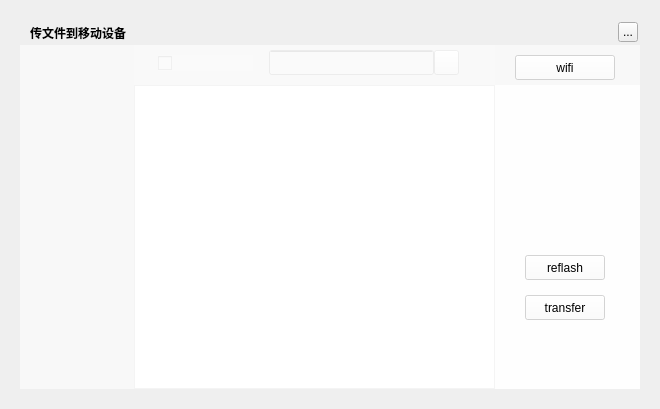
<?xml version="1.0" encoding="UTF-8"?>
<ui version="4.0">
 <class>MusicConnectTransferWidget</class>
 <widget class="QWidget" name="MusicConnectTransferWidget">
  <property name="geometry">
   <rect>
    <x>0</x>
    <y>0</y>
    <width>660</width>
    <height>409</height>
   </rect>
  </property>
  <property name="windowTitle">
   <string>传文件到移动设备</string>
  </property>
  <widget class="QLabel" name="background">
   <property name="geometry">
    <rect>
     <x>20</x>
     <y>20</y>
     <width>620</width>
     <height>369</height>
    </rect>
   </property>
   <property name="text">
    <string/>
   </property>
  </widget>
  <widget class="QLabel" name="topTitleName">
   <property name="geometry">
    <rect>
     <x>30</x>
     <y>20</y>
     <width>171</width>
     <height>25</height>
    </rect>
   </property>
   <property name="styleSheet">
    <string notr="true">color:&quot;#FFFFFF&quot;;font-weight:bold</string>
   </property>
   <property name="text">
    <string>传文件到移动设备</string>
   </property>
  </widget>
  <widget class="QToolButton" name="topTitleCloseButton">
   <property name="geometry">
    <rect>
     <x>618</x>
     <y>22</y>
     <width>20</width>
     <height>20</height>
    </rect>
   </property>
   <property name="text">
    <string>...</string>
   </property>
  </widget>
  <widget class="QWidget" name="backgroundMask" native="true">
   <property name="geometry">
    <rect>
     <x>20</x>
     <y>45</y>
     <width>620</width>
     <height>344</height>
    </rect>
   </property>
   <property name="styleSheet">
    <string notr="true">QWidget{background:rgba(255,255,255,150);}
QLabel{background:transparent;}</string>
   </property>
   <widget class="QWidget" name="playListWidget" native="true">
    <property name="geometry">
     <rect>
      <x>114</x>
      <y>0</y>
      <width>361</width>
      <height>344</height>
     </rect>
    </property>
    <property name="styleSheet">
     <string notr="true">background:rgba(255,255,255,50)</string>
    </property>
    <widget class="QLineEdit" name="searchLineEdit">
     <property name="geometry">
      <rect>
       <x>135</x>
       <y>5</y>
       <width>165</width>
       <height>25</height>
      </rect>
     </property>
    </widget>
    <widget class="QCheckBox" name="allSelectedcheckBox">
     <property name="geometry">
      <rect>
       <x>24</x>
       <y>10</y>
       <width>95</width>
       <height>16</height>
      </rect>
     </property>
    </widget>
    <widget class="QPushButton" name="searchLineLabel">
     <property name="geometry">
      <rect>
       <x>300</x>
       <y>5</y>
       <width>25</width>
       <height>25</height>
      </rect>
     </property>
     <property name="styleSheet">
      <string notr="true">border-image: url(:/share/searchlineleft);</string>
     </property>
    </widget>
    <widget class="MusicConnectTransferTableWidget" name="playListTableWidget">
     <property name="geometry">
      <rect>
       <x>0</x>
       <y>40</y>
       <width>361</width>
       <height>304</height>
      </rect>
     </property>
    </widget>
    <widget class="QLabel" name="functionBottomLabel">
     <property name="geometry">
      <rect>
       <x>0</x>
       <y>40</y>
       <width>361</width>
       <height>304</height>
      </rect>
     </property>
     <property name="styleSheet">
      <string notr="true">background:rgb(255,255,255)</string>
     </property>
    </widget>
    <zorder>searchLineEdit</zorder>
    <zorder>allSelectedcheckBox</zorder>
    <zorder>searchLineLabel</zorder>
    <zorder>functionBottomLabel</zorder>
    <zorder>playListTableWidget</zorder>
   </widget>
   <widget class="QStackedWidget" name="stackedWidget">
    <property name="geometry">
     <rect>
      <x>475</x>
      <y>40</y>
      <width>145</width>
      <height>304</height>
     </rect>
    </property>
    <property name="currentIndex">
     <number>0</number>
    </property>
    <widget class="QWidget" name="mobileModeWidget">
     <widget class="QLabel" name="iconUSBLabel">
      <property name="geometry">
       <rect>
        <x>35</x>
        <y>50</y>
        <width>72</width>
        <height>72</height>
       </rect>
      </property>
      <property name="pixmap">
       <pixmap resource="../../../TTKQrc/MusicPlayer.qrc">:/toolSets/usb</pixmap>
      </property>
     </widget>
     <widget class="QLabel" name="textUSBLabel">
      <property name="geometry">
       <rect>
        <x>25</x>
        <y>120</y>
        <width>95</width>
        <height>25</height>
       </rect>
      </property>
      <property name="alignment">
       <set>Qt::AlignCenter</set>
      </property>
     </widget>
     <widget class="QPushButton" name="transferUSBButton">
      <property name="geometry">
       <rect>
        <x>30</x>
        <y>210</y>
        <width>80</width>
        <height>25</height>
       </rect>
      </property>
      <property name="text">
       <string>transfer</string>
      </property>
     </widget>
     <widget class="QPushButton" name="reflashUSBButton">
      <property name="geometry">
       <rect>
        <x>30</x>
        <y>170</y>
        <width>80</width>
        <height>25</height>
       </rect>
      </property>
      <property name="text">
       <string>reflash</string>
      </property>
     </widget>
    </widget>
    <widget class="QWidget" name="wifiModeWidget">
     <widget class="QLabel" name="iconWIFILabel">
      <property name="geometry">
       <rect>
        <x>35</x>
        <y>50</y>
        <width>72</width>
        <height>72</height>
       </rect>
      </property>
      <property name="pixmap">
       <pixmap resource="../../../TTKQrc/MusicPlayer.qrc">:/toolSets/wifi</pixmap>
      </property>
     </widget>
     <widget class="QPushButton" name="transferWIFIButton">
      <property name="geometry">
       <rect>
        <x>30</x>
        <y>210</y>
        <width>80</width>
        <height>25</height>
       </rect>
      </property>
      <property name="text">
       <string>transfer</string>
      </property>
     </widget>
     <widget class="QLabel" name="WIFILabel">
      <property name="geometry">
       <rect>
        <x>10</x>
        <y>140</y>
        <width>120</width>
        <height>15</height>
       </rect>
      </property>
      <property name="text">
       <string>对方IP地址</string>
      </property>
     </widget>
     <widget class="QLineEdit" name="lineWIFIEdit">
      <property name="geometry">
       <rect>
        <x>10</x>
        <y>160</y>
        <width>120</width>
        <height>20</height>
       </rect>
      </property>
     </widget>
    </widget>
   </widget>
   <widget class="QPushButton" name="switchButton">
    <property name="geometry">
     <rect>
      <x>495</x>
      <y>10</y>
      <width>100</width>
      <height>25</height>
     </rect>
    </property>
    <property name="text">
     <string>wifi</string>
    </property>
   </widget>
  </widget>
  <zorder>background</zorder>
  <zorder>backgroundMask</zorder>
  <zorder>topTitleName</zorder>
  <zorder>topTitleCloseButton</zorder>
 </widget>
 <customwidgets>
  <customwidget>
   <class>MusicConnectTransferTableWidget</class>
   <extends>QTableWidget</extends>
   <header>musicconnecttransfertablewidget.h</header>
  </customwidget>
 </customwidgets>
 <resources>
  <include location="../../../TTKQrc/MusicPlayer.qrc"/>
 </resources>
 <connections/>
</ui>
